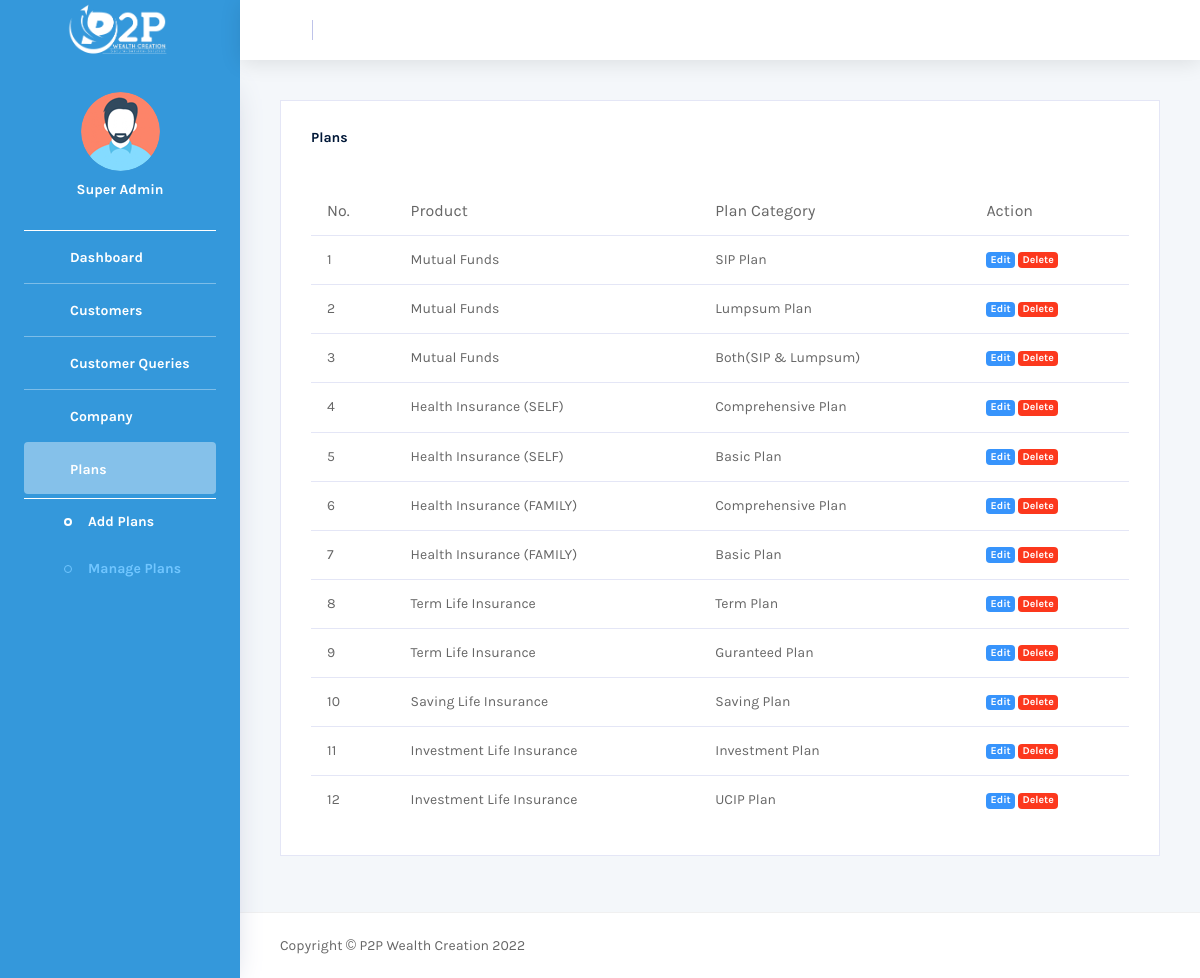
The app's page /admin/dashboard/manage_plan.php (signed in) with its own data.
### tables this page shows
CREATE TABLE `plan` (
  `id` int(11) NOT NULL,
  `product` varchar(255) NOT NULL,
  `plan_category` varchar(255) NOT NULL
);

### admin/dashboard/manage_plan.php (the view, shortened to what this page needs)
<?php
include('header.php');
$plan="SELECT * FROM `plan`";
$plan_result=mysqli_query($db,$plan);
$rows=mysqli_num_rows($plan_result);
?>
      <div class="main-panel">
        <div class="content-wrapper">
          <div class="row">
            <div class="col-lg-12 grid-margin stretch-card">
              <div class="card">
                <div class="card-body">
                  <h4 class="card-title">Plans</h4>
                  <br>
                  <br>
                  <div class="table-responsive">
                    <table class="table table-hover">
                      <thead>
                        <tr>
                          <th>No.</th>
                          <th>Product</th>
                          <th>Plan Category</th>
                          <th>Action</th>
                        </tr>
                      </thead>
                      <tbody>
                        <?php
                        if($rows>0)
                      {
                        $i=1;
                        while($row=mysqli_fetch_assoc($plan_result))
                        {
                        ?>
                        <tr>
                          <td><?php echo $i;?></td>
                            <?php
                       $product=$row['product'];
                       if($product=='Term')
                       {
                       ?>
                        <td>Term Life Insurance</td>
                       <?php
                       }
                       elseif($product=='Saving')
                       {
                       ?>
                       <td>Saving Life Insurance</td>
                       <?php
                       }
                       elseif($product=='Investment')
                       {
                       ?>
                       <td>Investment Life Insurance</td>
                       <?php
                       }
                       elseif($product=='Individual')
                       {
                       ?>
                       <td>Health Insurance (SELF)</td>
                       <?php
                       }
                       elseif($product=='Family')
                       {
                       ?>
                      <td>Health Insurance (FAMILY)</td>
                       <?php
                       }
                       elseif($product=='Vehicle')
                       {
                       ?>
                      <td>Vehicle Insurance</td>
                       <?php
                       }
                       elseif($product=='Mutual Fund')
                       {
                       ?>
                        <td>Mutual Funds</td>
                       <?php
                       }
                       ?>
                          <td><?php echo $row['plan_category']?></td>
                           <td>
                            <a href="update_plan.php?id=<?php echo $row['id']?>">
                            <label class="badge badge-info">Edit</label>
                          </a>
                           <a href="plan_request.php?id=<?php echo $row['id']?>" onclick='confirm("Áre You Sure You Want To Remove This Record?")'>
                            <label class="badge badge-danger">Delete</label>
                          </a>
                         </td>
                        </tr>
                        <?php
                        $i++;
                        }
                      }
                      else
                      {
                       ?>
                          <td style="color: red">No</td>
                          <td style="color: red">Data Record</td>
                          <td style="color: red">Found</td>
                      <?php
                      }
                      ?>
                      </tbody>
                    </table>
                  </div>
                </div>
              </div>
            </div>
          </div>
        </div>
<?php
include('footer.php');
?>

### admin/dashboard/header.php (shortened to what this page needs)
<!DOCTYPE html>
<html lang="en">
<head>
  <link rel="stylesheet" href="vendors/mdi/css/materialdesignicons.min.css">
  <link rel="stylesheet" href="vendors/feather/feather.css">
  <link rel="stylesheet" href="vendors/base/vendor.bundle.base.css">
  <link rel="stylesheet" href="vendors/flag-icon-css/css/flag-icon.min.css"/>
  <link rel="stylesheet" href="vendors/font-awesome/css/font-awesome.min.css">
  <link rel="stylesheet" href="vendors/jquery-bar-rating/fontawesome-stars-o.css">
  <link rel="stylesheet" href="vendors/jquery-bar-rating/fontawesome-stars.css">
  <link rel="stylesheet" href="css/style.css">
</head>
<body>
  <div class="container-scroller">
    <nav class="navbar col-lg-12 col-12 p-0 fixed-top d-flex flex-row">
      <div class="text-center navbar-brand-wrapper d-flex align-items-center justify-content-center">
        <a class="navbar-brand brand-logo" href="index.php"><img src="../../assets/img/admin-logo.png" style="width: 120px ; height: 60px" alt="logo"/></a>
      </div>
      <div class="navbar-menu-wrapper d-flex align-items-center justify-content-end">
        <button class="navbar-toggler navbar-toggler align-self-center" type="button" data-toggle="minimize">
          <span class="icon-menu"></span>
        </button>
        <ul class="navbar-nav mr-lg-2">
          <li class="nav-item nav-search d-none d-lg-block">
            <div class="input-group">
            </div>
          </li>
        </ul>
        <ul class="navbar-nav navbar-nav-right">
          <li class="nav-item dropdown d-flex">
            <a class="nav-link count-indicator dropdown-toggle d-flex justify-content-center align-items-center" id="messageDropdown" href="#" data-toggle="dropdown">
              <i class="icon-air-play mx-0"></i>
            </a>
          </li>
          <li class="nav-item dropdown d-flex mr-4 ">
            <a class="nav-link count-indicator dropdown-toggle d-flex align-items-center justify-content-center" id="notificationDropdown" href="#" data-toggle="dropdown">
              <i class="icon-cog"></i>
            </a>
          </li>
        </ul>
      </div>
    </nav>
    <div class="container-fluid page-body-wrapper" >
      <nav class="sidebar sidebar-offcanvas" id="sidebar" style="background: #3498DB">
        <div class="user-profile">
          <div class="user-image">
            <img src="images/face28.png">
          </div>
          <div class="user-name">
             <?php echo $_SESSION['admin_name']; ?>
          </div>
        </div>
        <ul class="nav">
          <li class="nav-item">
            <a class="nav-link" href="index.php">
              <i class="icon-box menu-icon"></i>
              <span class="menu-title">Dashboard</span>
            </a>
          </li>
          <li class="nav-item">
            <a class="nav-link" data-toggle="collapse" href="#ui-basic" aria-expanded="false" aria-controls="ui-basic">
              <i class="icon-disc menu-icon"></i>
              <span class="menu-title">Customers</span>
              <i class="menu-arrow"></i>
            </a>
          </li>
          <li class="nav-item">
            <a class="nav-link" href="customer_insurance_queries.php">
              <i class="icon-box menu-icon"></i>
              <span class="menu-title">Customer Queries</span>
            </a>
          </li>
           <li class="nav-item">
            <a class="nav-link" data-toggle="collapse" href="#ui-basic1" aria-expanded="false" aria-controls="ui-basic">
              <i class="icon-disc menu-icon"></i>
              <span class="menu-title">Company</span>
              <i class="menu-arrow"></i>
            </a>
          </li>
           <li class="nav-item">
            <a class="nav-link" data-toggle="collapse" href="#ui-basic2" aria-expanded="false" aria-controls="ui-basic">
              <i class="icon-disc menu-icon"></i>
              <span class="menu-title">Plans</span>
              <i class="menu-arrow"></i>
            </a>
            <div class="collapse" id="ui-basic2">
              <ul class="nav flex-column sub-menu">
                <li class="nav-item"> <a class="nav-link" href="add_plan.php">Add Plans</a></li>
                <li class="nav-item"> <a class="nav-link" href="manage_plan.php">Manage Plans</a></li>
              </ul>
            </div>
          </li>
        </ul>
      </nav>

### admin/dashboard/footer.php (shortened to what this page needs)
        <footer class="footer">
          <div class="d-sm-flex justify-content-center justify-content-sm-between">
            <span class="text-muted d-block text-center text-sm-left d-sm-inline-block">Copyright © P2P Wealth Creation 2022</span>
          </div>
        </footer>
      </div>
    </div>
  </div>
</body>
</html>

### records on screen
plan: product "Mutual Funds", plan_category "SIP Plan"
plan: product "Mutual Funds", plan_category "Lumpsum Plan"
plan: product "Mutual Funds", plan_category "Both(SIP & Lumpsum)"
plan: product "Health Insurance (SELF)", plan_category "Comprehensive Plan"
plan: product "Health Insurance (SELF)", plan_category "Basic Plan"
plan: product "Health Insurance (FAMILY)", plan_category "Comprehensive Plan"
plan: product "Health Insurance (FAMILY)", plan_category "Basic Plan"
plan: product "Term Life Insurance", plan_category "Term Plan"
plan: product "Term Life Insurance", plan_category "Guranteed Plan"
plan: product "Saving Life Insurance", plan_category "Saving Plan"
plan: product "Investment Life Insurance", plan_category "Investment Plan"
plan: product "Investment Life Insurance", plan_category "UCIP Plan"

### other values on screen
$_SESSION['admin_name'] "Super Admin"
